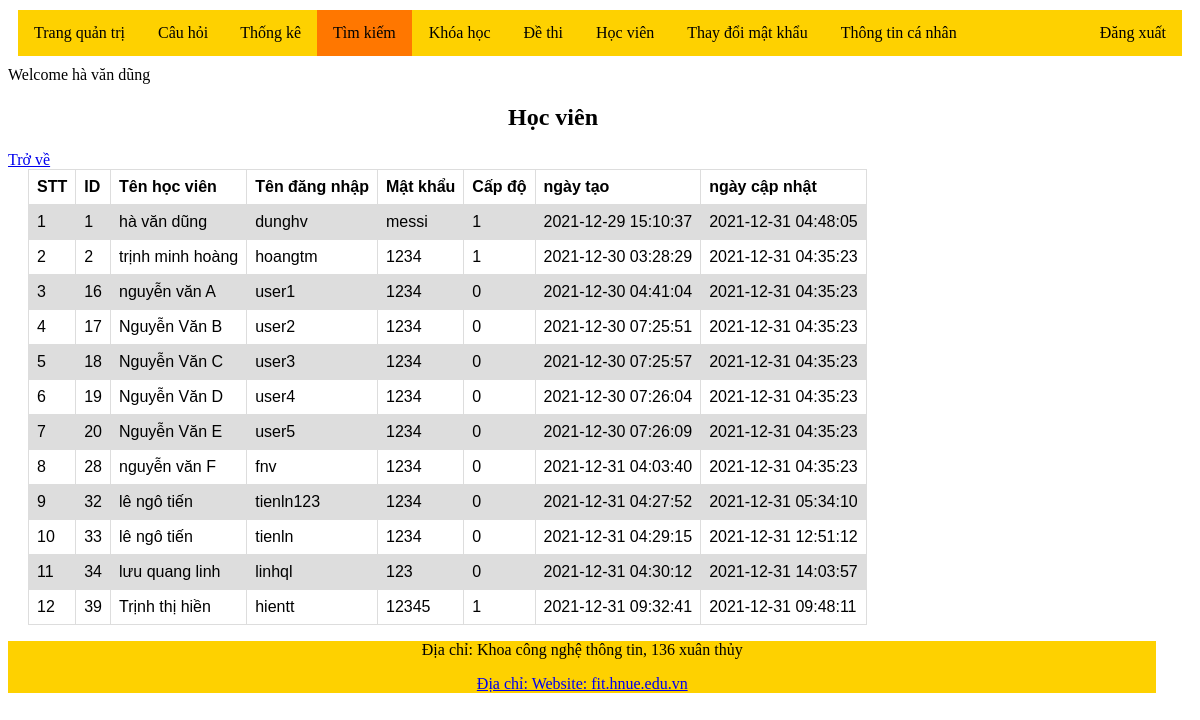
The page /timkiem_hv.php (signed in) on the database its author committed.
### tables this page shows
CREATE TABLE `users` (
  `user_id` int(11) NOT NULL,
  `name` varchar(100) DEFAULT NULL,
  `user_name` varchar(100) DEFAULT NULL,
  `user_pass` varchar(100) DEFAULT NULL,
  `level` int(11) DEFAULT NULL,
  `create_day` timestamp NOT NULL DEFAULT current_timestamp(),
  `update_day` timestamp NOT NULL DEFAULT current_timestamp() ON UPDATE current_timestamp()
);

### timkiem_hv.php (the view, shortened to what this page needs)
<?php include 'connect.php';
?>
<!DOCTYPE html>
<html lang="en">
<head>
</head>
<body>
    <?php
    require 'header1.php';
    if (isset($_SESSION['user'])) {
        echo "Welcome " . $_SESSION['user'];
    } else {
        header('location: Form_DN.php');
    }
    ?>
    <table>
        <h2 class='canle'>Học viên</h2>
        <tr>
            <th>STT</th>
            <th>ID</th>
            <th>Tên học viên</th>
            <th>Tên đăng nhập</th>
            <th>Mật khẩu</th>
            <th>Cấp độ</th>
            <th>ngày tạo</th>
            <th>ngày cập nhật</th>
        </tr>
        <?php
        $stt=1;
          $ten=$_SESSION['daa'];
        $records = mysqli_query($conn, "SELECT * FROM users WHERE level='0' AND name like '%$ten%' or user_name like '%$ten%' ");
        while ($data = mysqli_fetch_array($records)) {
        ?>
            <tr>
                <td><?php echo $stt;$stt++; ?></td>
                <td><?php echo $data[0]; ?></td>
                <td><?php echo $data[1]; ?></td>
                <td><?php echo $data[2]; ?></td>
                <td><?php echo $data[3]; ?></td>
                <td><?php echo $data[4]; ?></td>
                <td><?php echo $data[5]; ?></td>
                <td><?php echo $data[6]; ?></td>
            </tr>
        <?php
        }
        ?>
<a href="timkiem.php">Trở về</a>
    </table>
    <?php   require 'footer.php'; ?>
</body>
</html>

### timkiem_hv.php (style rules this page uses)
table { font-family: arial, sans-serif; border-collapse: collapse; width: 100%; width: auto; height: auto; margin-left: 20px; }
td, th { border: 1px solid #dddddd; text-align: left; padding: 8px; }
tr:nth-child(even) { background-color: #dddddd; }
.canle { margin-left: 500px; }

### rows shown on the page
users: user_id "1", name "hà văn dũng", user_name "dunghv", user_pass "messi", level "1", create_day "2021-12-29 15:10:37", update_day "2021-12-31 04:48:05"
users: user_id "2", name "trịnh minh hoàng", user_name "hoangtm", user_pass "1234", level "1", create_day "2021-12-30 03:28:29", update_day "2021-12-31 04:35:23"
users: user_id "16", name "nguyễn văn A", user_name "user1", user_pass "1234", level "0", create_day "2021-12-30 04:41:04", update_day "2021-12-31 04:35:23"
users: user_id "17", name "Nguyễn Văn B", user_name "user2", user_pass "1234", level "0", create_day "2021-12-30 07:25:51", update_day "2021-12-31 04:35:23"
users: user_id "18", name "Nguyễn Văn C", user_name "user3", user_pass "1234", level "0", create_day "2021-12-30 07:25:57", update_day "2021-12-31 04:35:23"
users: user_id "19", name "Nguyễn Văn D", user_name "user4", user_pass "1234", level "0", create_day "2021-12-30 07:26:04", update_day "2021-12-31 04:35:23"
users: user_id "20", name "Nguyễn Văn E", user_name "user5", user_pass "1234", level "0", create_day "2021-12-30 07:26:09", update_day "2021-12-31 04:35:23"
users: user_id "28", name "nguyễn văn F", user_name "fnv", user_pass "1234", level "0", create_day "2021-12-31 04:03:40", update_day "2021-12-31 04:35:23"
users: user_id "32", name "lê ngô tiến", user_name "tienln123", user_pass "1234", level "0", create_day "2021-12-31 04:27:52", update_day "2021-12-31 05:34:10"
users: user_id "33", name "lê ngô tiến", user_name "tienln", user_pass "1234", level "0", create_day "2021-12-31 04:29:15", update_day "2021-12-31 12:51:12"
users: user_id "34", name "lưu quang linh", user_name "linhql", user_pass "123", level "0", create_day "2021-12-31 04:30:12", update_day "2021-12-31 14:03:57"
users: user_id "39", name "Trịnh thị hiền", user_name "hientt", user_pass "12345", level "1", create_day "2021-12-31 09:32:41", update_day "2021-12-31 09:48:11"

### other values the page prints
$_SESSION['user'] "hà văn dũng"
